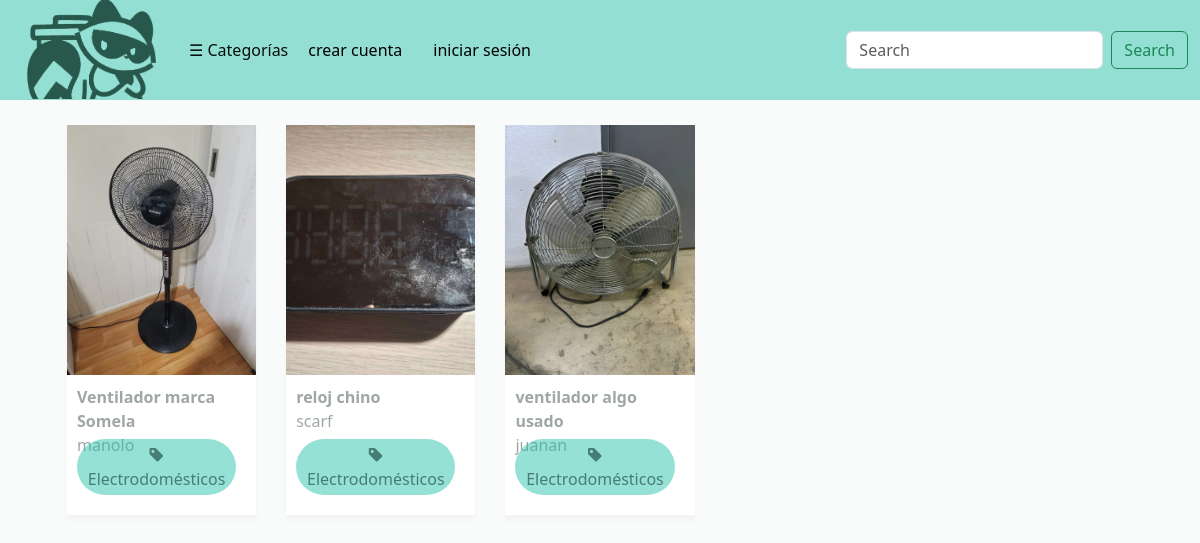
Page /?categoria=2 on the committed database.
### publi/models.py (models this page shows, shortened)
class publi(models.Model):
    titulo = models.CharField(max_length=25)
    descripcion = models.TextField(blank=True, max_length=110)
    creacion = models.DateTimeField(auto_now_add=True)
    usuario = models.ForeignKey(User, on_delete=models.CASCADE)
    imagen = models.ImageField(upload_to='imagenes/', blank=True)
    imagen2 = models.ImageField(upload_to='imagenes/', blank=True)
    imagen3 = models.ImageField(upload_to='imagenes/', blank=True)
    archivado = models.BooleanField(default=False)
    categorias = models.ManyToManyField(categoria)

class categoria(models.Model):
    titulo = models.TextField(max_length=50)

### user/views.py (the view)
# urls.py: path('', views.hola, name = 'hola'),
def hola(request):
    if request.method == 'POST':
        logout(request)
        return redirect('hola')
    else:
        categorias = categoria.objects.all().order_by("titulo")
        filtros = {}
        if request.GET.get("categoria"):
            filtros['categorias__id'] = request.GET.get("categoria")
        if request.GET.get("search"):
            filtros['titulo__contains'] = request.GET.get("search")
        if filtros:
            publicaciones = publi.objects.filter(**filtros).order_by("-creacion")
        else:
            publicaciones = publi.objects.all().order_by("-creacion")
        try:
            img_obj = get_object_or_404(user_img, usuario=request.user.id)
            return render(request, 'hola.html', {'imagen':img_obj, 'publicaciones':publicaciones, 'categorias':categorias})
        except:
            return render(request, 'hola.html', {'publicaciones':publicaciones, 'categorias':categorias})

### user/templates/hola.html (shortened to what this page needs)
<!DOCTYPE html>
{% load static %}
<html lang="es">
<head>
    <link rel="stylesheet" href="https://cdn.jsdelivr.net/npm/bootstrap@5.3.8/dist/css/bootstrap.min.css">
    <link rel="stylesheet" href="https://cdn.jsdelivr.net/npm/bootstrap-icons@1.11.3/font/bootstrap-icons.min.css">
    <link rel="stylesheet" href="{% static 'home.css' %}">
</head>
<body style="background-color: rgba(242, 247, 248, 0.44);">
    <nav class="navbar navbar-expand-lg" style="background-color: #1abea374;" data-bs-theme="light">
        <div class="container-fluid">
            <a class="navbar-brand" href="/">
                <img src="\static\img\logo_nav.png" alt="Bin2Bin"/>
            </a>
            {% if request.path == "/" %}
                <ul class="navbar-nav me-auto mb-2 mb-lg-0">
                    <button class="btn btn-openpanel" onclick="openNav()">☰ Categorías</button>
                </ul>
            {% endif %}
            <div class="collapse navbar-collapse" id="navbarSupportedContent">
                <ul class="navbar-nav me-auto mb-2 mb-lg-0">
                    {% if not user.is_authenticated %}
                        <li>
                            <form action="/signup/" method="GET">
                                <button class="nav-link active">
                                    crear cuenta
                                </button>
                            </form>
                        </li>
                        <li>
                            <form action="/signin/">
                                <button class="nav-link active">
                                    iniciar sesión
                                </button>
                            </form>
                        </li>
                        {% endif %}
                </ul>
                {% if request.path == "/" %}
                    <form class="d-flex" role="search" action="/">
                        <input class="form-control me-2" type="search" name="search" placeholder="Search" aria-label="Search"/>
                        <button class="btn btn-outline-success" type="submit">Search</button>
                    </form>
                {% endif %}
            </div>
        </div>
    </nav>
    {% block content %}
        {% load static %}
    <div class="container">
        <div class="publicaciones">
                {% for pub in publicaciones %}
                {% if not pub.archivado %}
                <div class="card-publi">
                    {% if pub.imagen.url != blank %}
                    <a href="{% url 'post' pub.id %}">
                            <img src="{{pub.imagen.url}}"
                            alt="{{pub.titulo}}"/>
                    {% else %}
                        <div>
                            <img src="\static\img\noimg.jpg"/>
                        </div>
                    </a>
                    {% endif %}
                    <div class="details">
                        <a href="{% url 'post' pub.id %}">
                        <strong>{{ pub.titulo }}</strong>
                        <br>{{ pub.usuario }}<br>
                        </a>
                        {% for cat in pub.categorias.all %}
                        <a href="/?categoria={{ cat.id }}">
                            <button class="rounded-pill" link="">
                                <span class="categoria"><i class="bi bi-tag-fill"></i>  {{ cat.titulo }}</span>
                            </button>
                        </a>
                        {% endfor %}
                    </div>
                </div>
                {% endif %}
            {% empty %}
                {% if request.path != "/perfil/" %}
                    <li>No se han encontrado publicaciones.</li>
                {% else %}
                    <li>No has publicado nada todavía.</li>
                {% endif %}
            {% endfor %}
            </div>
        </div>
    {% endblock %}
</body>
</html>

### user/static/home.css (style rules this page uses)
:root { --primary-color: #1abea374; --secondary-color: rgba(63, 79, 74, 0.503); --btn-color: #072f288f; --btn: #047e69ad; --border: rgba(50, 65, 65, 0.196); --box-shadow: 0px 5px 5px rgba(0, 0, 0, 0.053); }
.publicaciones { display: grid; position: relative; grid-template-columns: repeat(5,1fr); column-width: 100%; gap: 30px; border-radius: 8px; flex-direction: column; padding: 25px; }
.card-publi { height:390px; display: flex; padding-bottom: 50px; flex-direction: column; background-color: white; box-shadow: 0px 5px 5px rgba(0, 0, 0, 0.03); transition: transform 0.2s ease-in, box-shadow 0.2s ease; }
.card-publi .rounded-pill { position: absolute; bottom: 10px; right: 10px; padding: 4px 5px; margin: 10px; color: var(--btn-color); border-style: inherit; background-color: var(--primary-color); transition: color 0.5s ease; }
.card-publi img { height: 250px; width: 100%; object-fit: cover; }
.details { padding: 10px 20px 20px 10px; }
.details a { color: var(--secondary-color); text-decoration: none; }
.btn-openpanel { background-color:#4f9e9100; color:rgb(8, 14, 11); border:none; font-size: 1.0rem; }
.navbar-nav { display: flex; align-items: center; gap: 15px; }
.navbar-nav .nav-item a, .navbar-nav .btn-openpanel { display: flex; align-items: center; justify-content: center; }
.navbar-brand { width: 150px; height: 108px; margin: -10px 0px -14px 15px; transition: opacity 0.2s ease-in; }
.navbar-brand img { margin-top: -4px; height: 100px; width: fit-content; }

### rows in the picture
publi: imagen (picture), titulo "Ventilador marca Somela", usuario "manolo"
categoria: titulo "Electrodomésticos"
publi: imagen (picture), titulo "reloj chino", usuario "scarf"
publi: imagen (picture), titulo "ventilador algo usado", usuario "juanan"
